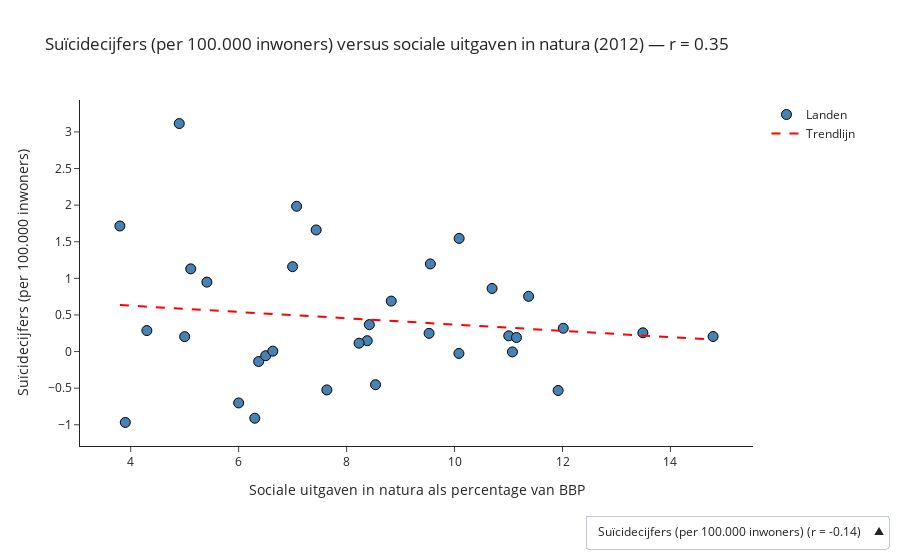

Source (notebook cell):
### Markdown cell above
**Visualisatie 1.1**  
Deze heatmap vergelijkt elf soorten sociale uitgaven met het geluk in verschillende landen. Hoe donkerder rood, hoe sterker het verband met geluk.

*Wat zien we in deze heatmap?*
Het vakje voor sociale hulpdiensten (in-natura social expenditure) kleurt duidelijk het donkerst rood. De correlatie met geluk is uitzonderlijk hoog (Pierson-correlatie = 0,80). Andere categorieën, zoals uitkeringen of pensioenen, zijn zichtbaar lichter en hebben dus een minder sterke relatie met geluk.
Kort gezegd: van alle soorten sociale uitgaven leidt investeren in persoonlijke hulpdiensten het duidelijkst tot meer geluk.


## Argument 2: Hoe meer hulpdiensten, hoe hoger het geluk en hoe lager het suïcidecijfer

### Code cell
import pandas as pd
import numpy as np
import plotly.graph_objects as go

# Dataset inladen
pad = "Data/volledige_gecombineerde_dataset_met_family.csv"
df = pd.read_csv(pad)

# Filter op 2012
df_2012 = df[df['year'] == 2012].dropna(subset=[
    'socexp_k_pmp',
    'suicides_per_100k',
    'ladder_y',
    'total_mental_illness_prev'
])

# Functie voor regressielijn en correlatie
def bereken_regressie(x, y):
    slope, intercept = np.polyfit(x, y, 1)
    x_vals = np.linspace(x.min(), x.max(), 100)
    y_vals = slope * x_vals + intercept
    corr = round(x.corr(y), 2)
    return x_vals, y_vals, corr

# Keuzevariabelen en labels
variabelen = {
    'suicides_per_100k': 'Suïcidecijfers (per 100.000 inwoners)',
    'ladder_y': 'Geluksscore (Cantril ladder, 0–10)',
    'total_mental_illness_prev': 'Totaal mentale aandoeningen (%)'
}

# Standaard indicator
y_default = 'suicides_per_100k'

# Eerste keer plotten
x_data = df_2012['socexp_k_pmp']
y_data = df_2012[y_default]
x_vals, y_vals, corr = bereken_regressie(x_data, y_data)

fig = go.Figure()

# Scatterplot
fig.add_trace(go.Scatter(
    x=x_data,
    y=y_data,
    mode='markers',
    marker=dict(size=10, color='steelblue', line=dict(width=1, color='black')),
    text=df_2012['country'],
    hovertemplate="<b>Land:</b> %{text}<br>Sociale uitgaven in natura: %{x:.2f}% van BBP<br>Waarde: %{y:.2f}<extra></extra>",
    name='Landen'
))

# Trendlijn
fig.add_trace(go.Scatter(
    x=x_vals,
    y=y_vals,
    mode='lines',
    line=dict(color='red', dash='dash'),
    name='Trendlijn'
))

# Dropdownmenu met duidelijke labels + correlatie in titel
dropdown_buttons = []
for var, label in variabelen.items():
    y_data = df_2012[var]
    x_vals, y_vals, corr = bereken_regressie(x_data, y_data)

    dropdown_buttons.append(dict(
        label=f"{label} (r = {corr})",
        method="update",
        args=[
            {"x": [x_data, x_vals],
             "y": [y_data, y_vals]},
            {"yaxis": {"title": label},
             "title": f"{label} versus sociale uitgaven in natura (2012) — r = {corr}"}
        ]
    ))

# Layout
fig.update_layout(
    title=f"{variabelen[y_default]} versus sociale uitgaven in natura (2012) — r = {corr}",
    xaxis_title="Sociale uitgaven in natura als percentage van BBP",
    yaxis_title=variabelen[y_default],
    updatemenus=[
        dict(
            buttons=dropdown_buttons,
            direction="up",
            x=1.2,
            xanchor="right",
            y=-0.2,
            yanchor="top",
            showactive=True
        )
    ],
    template="simple_white"
)

fig.show()

### Figure 1 — Plotly figure (JSON) as saved in the notebook; plotly's stock layout.template omitted (floating-point values rounded to 4 significant figures; data arrays with more than 128 entries replaced by an {"elided": "..."} marker saying what was removed)
{"data": [{"hovertemplate": "<b>Land:</b> %{text}<br>Sociale uitgaven in natura: %{x:.2f}% van BBP<br>Waarde: %{y:.2f}<extra></extra>", "marker": {"color": "steelblue", "line": {"color": "black", "width": 1}, "size": 10}, "mode": "markers", "name": "Landen", "text": ["Australia", "Austria", "Belgium", "Bulgaria", "Canada", "Croatia", "Cyprus", "Denmark", "Estonia", "Finland", "France", "Germany", "Greece", "Hungary", "Iceland", "Ireland", "Italy", "Japan", "Latvia", "Lithuania", "Luxembourg", "Malta", "Netherlands", "New Zealand", "Norway", "Poland", "Portugal", "Romania", "Slovakia", "Slovenia", "Spain", "Sweden", "Switzerland", "United Kingdom"], "type": "scatter", "x": [8.382, 8.827, 9.552, 5, 8.231, 7, 3.9, 14.79, 5.112, 10.7, 11.37, 11.0, 6.299, 7.074, 11.15, 9.528, 7.634, 10.09, 3.8, 4.9, 6.371, 6, 11.07, 12.01, 10.08, 5.412, 6.501, 4.3, 6.633, 7.436, 8.536, 13.49, 8.421, 11.92], "y": [0.1485, 0.6891, 1.197, 0.2037, 0.1143, 1.159, -0.9683, 0.2054, 1.13, 0.8618, 0.754, 0.2146, -0.9106, 1.984, 0.1919, 0.2488, -0.5239, 1.546, 1.715, 3.114, -0.1361, -0.702, -0.0049, 0.3183, -0.02573, 0.9485, -0.05661, 0.2866, 0.00563, 1.661, -0.4531, 0.2566, 0.368, -0.5315]}, {"line": {"color": "red", "dash": "dash"}, "mode": "lines", "name": "Trendlijn", "type": "scatter", "x": [3.8, 3.911, 4.022, 4.133, 4.244, 4.355, 4.466, 4.577, 4.688, 4.799, 4.91, 5.021, 5.132, 5.243, 5.354, 5.465, 5.576, 5.687, 5.798, 5.909, 6.02, 6.131, 6.242, 6.353, 6.464, 6.575, 6.686, 6.797, 6.908, 7.019, 7.13, 7.241, 7.352, 7.463, 7.574, 7.685, 7.796, 7.907, 8.018, 8.129, 8.24, 8.351, 8.462, 8.573, 8.684, 8.795, 8.906, 9.017, 9.128, 9.239, 9.351, 9.462, 9.573, 9.684, 9.795, 9.906, 10.02, 10.13, 10.24, 10.35, 10.46, 10.57, 10.68, 10.79, 10.9, 11.02, 11.13, 11.24, 11.35, 11.46, 11.57, 11.68, 11.79, 11.9, 12.01, 12.13, 12.24, 12.35, 12.46, 12.57, 12.68, 12.79, 12.9, 13.01, 13.12, 13.24, 13.35, 13.46, 13.57, 13.68, 13.79, 13.9, 14.01, 14.12, 14.23, 14.35, 14.46, 14.57, 14.68, 14.79], "y": [0.6352, 0.6304, 0.6256, 0.6209, 0.6161, 0.6113, 0.6066, 0.6018, 0.597, 0.5923, 0.5875, 0.5827, 0.5779, 0.5732, 0.5684, 0.5636, 0.5589, 0.5541, 0.5493, 0.5446, 0.5398, 0.535, 0.5303, 0.5255, 0.5207, 0.5159, 0.5112, 0.5064, 0.5016, 0.4969, 0.4921, 0.4873, 0.4826, 0.4778, 0.473, 0.4683, 0.4635, 0.4587, 0.454, 0.4492, 0.4444, 0.4396, 0.4349, 0.4301, 0.4253, 0.4206, 0.4158, 0.411, 0.4063, 0.4015, 0.3967, 0.392, 0.3872, 0.3824, 0.3777, 0.3729, 0.3681, 0.3633, 0.3586, 0.3538, 0.349, 0.3443, 0.3395, 0.3347, 0.33, 0.3252, 0.3204, 0.3157, 0.3109, 0.3061, 0.3013, 0.2966, 0.2918, 0.287, 0.2823, 0.2775, 0.2727, 0.268, 0.2632, 0.2584, 0.2537, 0.2489, 0.2441, 0.2394, 0.2346, 0.2298, 0.225, 0.2203, 0.2155, 0.2107, 0.206, 0.2012, 0.1964, 0.1917, 0.1869, 0.1821, 0.1774, 0.1726, 0.1678, 0.1631]}], "layout": {"title": {"text": "Suïcidecijfers (per 100.000 inwoners) versus sociale uitgaven in natura (2012) — r = 0.35"}, "updatemenus": [{"buttons": [{"args": [{"x": {"elided": "2 rows, 134 float values in total"}, "y": {"elided": "2 rows, 134 float values in total"}}, {"title": "Suïcidecijfers (per 100.000 inwoners) versus sociale uitgaven in natura (2012) — r = -0.14", "yaxis": {"title": "Suïcidecijfers (per 100.000 inwoners)"}}], "label": "Suïcidecijfers (per 100.000 inwoners) (r = -0.14)", "method": "update"}, {"args": [{"x": {"elided": "2 rows, 134 float values in total"}, "y": {"elided": "2 rows, 134 float values in total"}}, {"title": "Geluksscore (Cantril ladder, 0–10) versus sociale uitgaven in natura (2012) — r = 0.73", "yaxis": {"title": "Geluksscore (Cantril ladder, 0–10)"}}], "label": "Geluksscore (Cantril ladder, 0–10) (r = 0.73)", "method": "update"}, {"args": [{"x": {"elided": "2 rows, 134 float values in total"}, "y": {"elided": "2 rows, 134 float values in total"}}, {"title": "Totaal mentale aandoeningen (%) versus sociale uitgaven in natura (2012) — r = 0.35", "yaxis": {"title": "Totaal mentale aandoeningen (%)"}}], "label": "Totaal mentale aandoeningen (%) (r = 0.35)", "method": "update"}], "direction": "up", "showactive": true, "x": 1.2, "xanchor": "right", "y": -0.2, "yanchor": "top"}], "xaxis": {"title": {"text": "Sociale uitgaven in natura als percentage van BBP"}}, "yaxis": {"title": {"text": "Suïcidecijfers (per 100.000 inwoners)"}}}}
